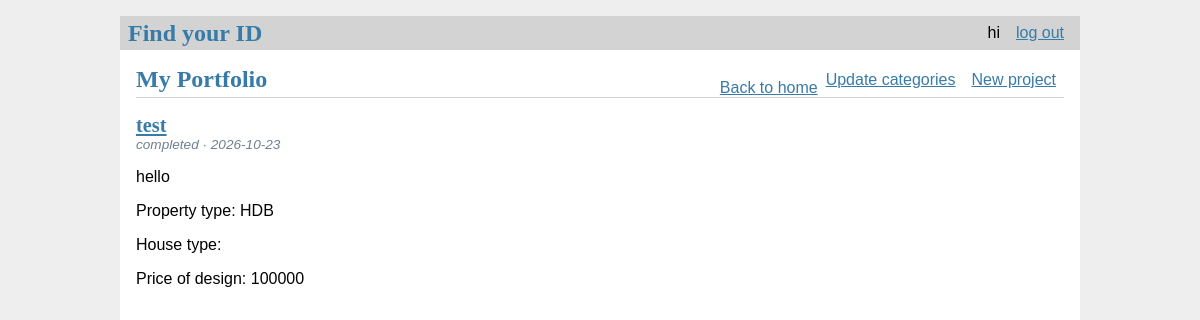
/portfolio (signed in), run on the app's committed database.
### tables this page shows
CREATE TABLE user(
    id integer primary key autoincrement,
    name text not null,
    password text not null,
    email text unique not null,
    phone text not null,                       -- text keeps leading zeros / +65
    Usertype text not null
        check (Usertype in ('designer', 'customer', 'manager')),
    created timestamp not null default current_timestamp
);

CREATE TABLE idp(
    id integer primary key autoincrement,
    designer_id integer not null,
    title text not null,
    description text,
    propertyType text not null,
    houseType text not null,
    property_subtype_id integer,               -- optional: existing projects have none
    price integer not null check (price >= 0), -- whole dollars (SGD)
    status text not null default 'completed'
        check (status in ('ongoing', 'completed')),
    created timestamp not null default current_timestamp,
    foreign key (designer_id) references designer (userID),
    foreign key (property_subtype_id) references property_subtype (id)
);

### idfinder/boundaries/designer.py (the view)
    @bp.route('/portfolio')
    @login_required
    @designer_required
    def portfolio():
        return render_template('designer/portfolio.html',
                            idps=designer_boundary.controller().list_portfolio(g.user['id']))

### idfinder/boundaries/auth.py (called while the page is built)
    @bp.before_app_request
    def load_logged_in_user():
        user_id = session.get('user_id')
        if user_id is None:
            g.user = None
        else:
            g.user = auth_control.get_user(user_id)  # g.user lasts for the length of the request

### idfinder/boundaries/designer.py (called while the page is built)
    def login_required(view):
        @functools.wraps(view)
        def wrapped_view(**kwargs):
            if g.user is None:
                return redirect(url_for('auth.login'))
            return view(**kwargs)
        return wrapped_view

    def designer_required(view):
        @functools.wraps(view)
        def wrapped_view(**kwargs):
            if g.user['Usertype'] != 'designer':
                abort(403)
            return view(**kwargs)
        return wrapped_view

    def controller():
        return PortfolioController(current_app.config['UPLOAD_FOLDER'])

### idfinder/controller/auth_controller.py (called while the page is built)
    @staticmethod
    def get_user(user_id):
        return Users.get_info(user_id)

### idfinder/controller/portfolio_controller.py (called while the page is built)
    def list_portfolio(self, designer_id):
        return IDP.find_by_designer(designer_id)

### idfinder/db.py (called while the page is built)
def get_db(): #called when app has been created and is handling a request
    if 'db' not in g:
        g.db = sqlite3.connect( #establishes connection to the file pointed by DATABASE in create_app in __init__.py
            current_app.config['DATABASE'],
            detect_types=sqlite3.PARSE_DECLTYPES
        )
        g.db.row_factory = sqlite3.Row #tells the connection to return rows that behave like dicts --> columns can be accessed by name
    return g.db

### idfinder/entities/idp.py (called while the page is built)
    @staticmethod
    def find_by_designer(designer_id):
        return get_db().execute(
            'SELECT p.id, p.title, p.description, p.propertyType, p.price, p.status, p.created,'
            ' p.property_subtype_id,'
            ' (SELECT name FROM property_subtype WHERE id = p.property_subtype_id) AS property_subtype_name,'
            ' ' + _CATEGORY_NAMES + ','
            ' (SELECT m.link FROM idp_media m WHERE m.idp_id = p.id '
            '  ORDER BY m.mediaID LIMIT 1) AS cover'
            ' FROM idp p'
            ' WHERE p.designer_id = ?'
            ' ORDER BY p.created DESC, p.id DESC',
            (designer_id,),
        ).fetchall()

### idfinder/entities/user.py (called while the page is built)
    @staticmethod
    def get_info(id):
        return get_db().execute('SELECT * FROM user WHERE id = ?', (id,)).fetchone()

### idfinder/templates/designer/portfolio.html (shortened to what this page needs)
{% extends 'base.html' %}
{% block header %}
  <h1>{% block title %}My Portfolio{% endblock %}</h1>
  <a href="{{ url_for('home.index') }}">Back to home</a>
  <a class="action" href="{{ url_for('designer.update_selected_categories') }}">Update categories</a>
  <a class="action" href="{{ url_for('designer.create_idp') }}">New project</a>
{% endblock %}
{% block content %}
  {% for idp in idps %}
    <article class="post">
      <header>
        <div>
          <h1>
            <a href="{{ url_for('designer.view_idp', idp_id=idp['id']) }}">
              {{ idp['title'] }}
            </a>
          </h1>
          <div class="about">
            {{ idp['status'] }}{% if idp['category_names'] %} &middot; {{ idp['category_names'] }}{% endif %}
            &middot; {{ (idp['created']|string)[:10] }}
          </div>
        </div>
      </header>
      <p class="desc">{{ idp['description'] }}</p>
      <p class="propertyType"> Property type: {{ idp['propertyType'] }} </p>
      <p class="houseType"> House type: {{ idp['houseType'] }} </p>
      <p class="price">Price of design: {{ idp['price'] }}</p>
    </article>
  {% endfor %}
{% endblock %}

### idfinder/templates/base.html (shortened to what this page needs)
<!DOCTYPE html>
<link rel="stylesheet" href="{{url_for('static', filename='style.css')}}">
<nav>
    <h1>Find your ID</h1>
    <ul>
        {% if g.user %}
            <li><span>{{g.user['name']}}</span></li>
            <li><a href="{{url_for('auth.log_out_user')}}">log out</a></li>
        {% else %}
            <li><a href="{{url_for('auth.register')}}">register</a></li>
            <li><a href="{{url_for('auth.login')}}">log in</a></li>
        {% endif %}
    </ul>
</nav>
<section class="content">
    <header>
        {% block header %}{% endblock %}
    </header>
    {% block content %}{% endblock %}
</section>

### idfinder/static/style.css (style rules this page uses)
h1 { font-family: serif; color: #377ba8; margin: 1rem 0; }
a { color: #377ba8; }
nav { background: lightgray; display: flex; align-items: center; padding: 0 0.5rem; }
nav h1 { flex: auto; margin: 0; }
nav ul { display: flex; list-style: none; margin: 0; padding: 0; }
nav ul li a, nav ul li span, header .action { display: block; padding: 0.5rem; }
.content { padding: 0 1rem 1rem; }
.content > header { border-bottom: 1px solid lightgray; display: flex; align-items: flex-end; }
.content > header h1 { flex: auto; margin: 1rem 0 0.25rem 0; }
.post > header { display: flex; align-items: flex-end; font-size: 0.85em; }
.post > header > div:first-of-type { flex: auto; }
.post > header h1 { font-size: 1.5em; margin-bottom: 0; }
.post .about { color: slategray; font-style: italic; }
.content:last-child { margin-bottom: 0; }

### data on the page
user: user.name "hi"
idp: title "test", status "completed", created "2026-10-23", description "hello", propertyType "HDB", price "100000"
